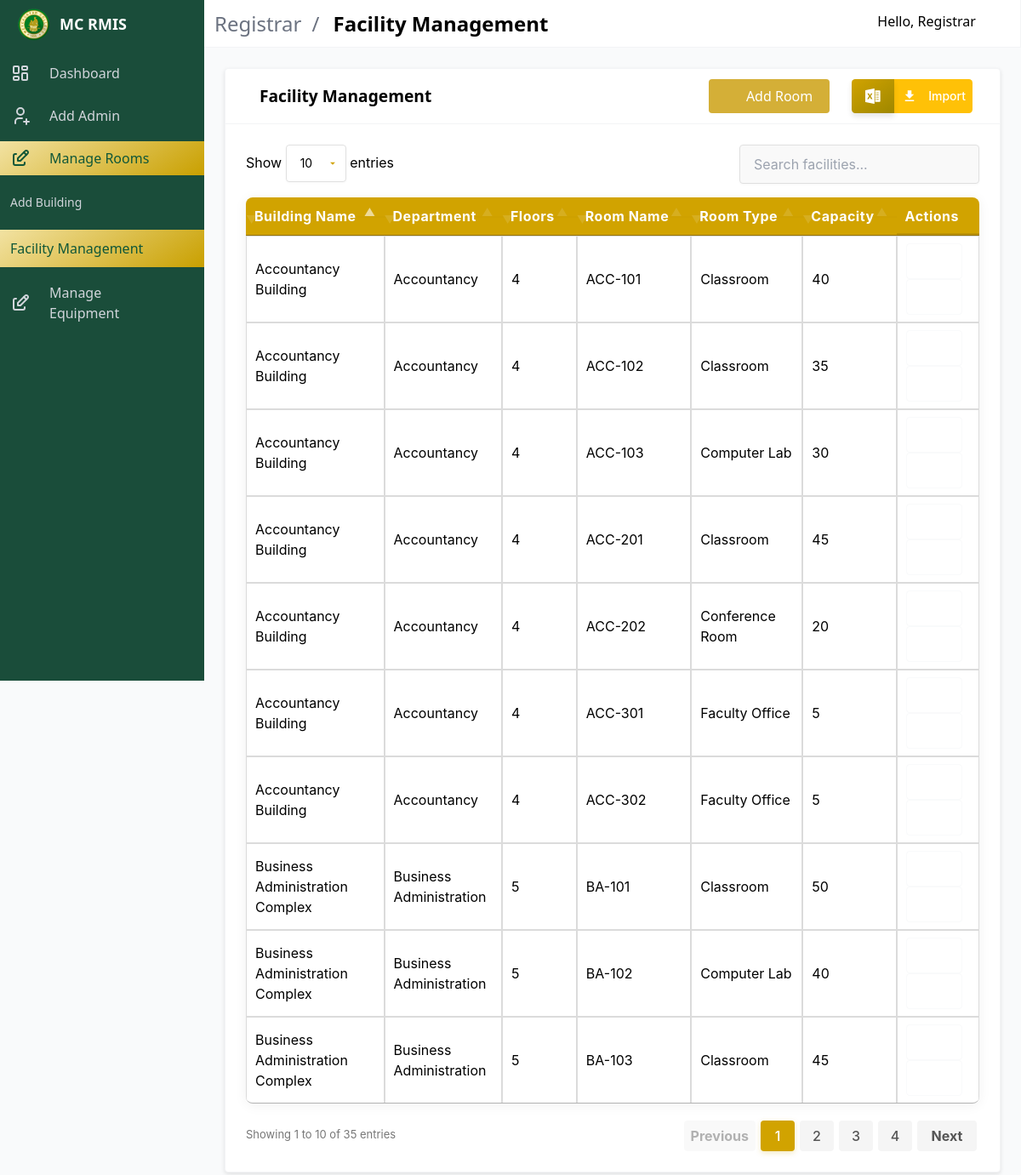
The app's page /registrar/reg_summary.php (signed in) with its own data.
### tables this page shows
CREATE TABLE rooms (
    id INT AUTO_INCREMENT PRIMARY KEY,
    room_name VARCHAR(255) NOT NULL,
    room_type VARCHAR(255) NOT NULL,
    capacity INT NOT NULL,
    RoomStatus ENUM('available', 'occupied', 'maintenance') DEFAULT 'available',
    created_at TIMESTAMP DEFAULT CURRENT_TIMESTAMP,
    building_id INT,
    FOREIGN KEY (building_id) REFERENCES buildings(id)
);

CREATE TABLE buildings (
    id INT AUTO_INCREMENT PRIMARY KEY,
    building_name VARCHAR(255) NOT NULL,
    department VARCHAR(255) NOT NULL,
    number_of_floors INT NOT NULL,
    created_at TIMESTAMP DEFAULT CURRENT_TIMESTAMP
);

### registrar/includes/summary.php (called while the page is built, shortened)
<?php
try {
    $conn = db();
    $conn->set_charset("utf8mb4");
    $sql = "SELECT buildings.id AS building_id, buildings.building_name, buildings.department, buildings.number_of_floors,
                   rooms.id AS room_id, rooms.room_name, rooms.room_type, rooms.capacity
            FROM buildings
            INNER JOIN rooms ON buildings.id = rooms.building_id
            ORDER BY buildings.building_name ASC, rooms.room_name ASC";
    $stmt = $conn->prepare($sql);
    $stmt->execute();
    $result = $stmt->get_result();
} catch (Exception $e) {
    error_log($e->getMessage());
    echo "<div class='notification is-danger'>An error occurred. Please try again later.</div>";
}

### registrar/reg_summary.php (the view, shortened to what this page needs)
<?php
include "includes/summary.php";
?>
<!DOCTYPE html>
<html lang="en">
<head>
    <link rel="stylesheet" href="https://cdn.jsdelivr.net/npm/@tabler/icons-webfont@latest/dist/tabler-icons.min.css" />
    <link rel="stylesheet" href="https://cdn.materialdesignicons.com/4.9.95/css/materialdesignicons.min.css">
    <link rel="stylesheet" href="../public/css/admin_styles/main.css">
    <link rel="stylesheet" href="../public/css/admin_styles/main_2.css">
    <link rel="stylesheet" href="../public/css/admin_styles/style-all.css">
    <link rel="stylesheet" href="../public/css/admin_styles/form_1.css">
    <link rel="stylesheet" href="https://cdn.datatables.net/1.11.5/css/jquery.dataTables.min.css">
    <link rel="stylesheet" href="../public/css/admin_styles/datatables.css">
</head>
<body>
    <div id="app">
        <?php
        include 'layout/topnav.php';
        include 'layout/sidebar.php';
        ?>
        <section class="section main-section">
            <div class="card">
                <header class="card-header">
                    <p class="card-header-title">
                        <span class="icon"><i class="mdi mdi-office-building"></i></span>
                        Facility Management
                    </p>
                    <div class="card-header-icon" style="display: flex; gap: 10px;">
                        <button class="button is-primary" id="addRoomBtn">
                            <span class="icon"><i class="mdi mdi-plus"></i></span>
                            <span>Add Room</span>
                        </button>
                        <form id="importForm" action="includes/import_rooms.php" class="form-data" method="post" enctype="multipart/form-data" style="display: flex;">
                            <button type="button" class="excel" style="border-radius: 0.3em 0 0 0.3em; display: flex; justify-content: center; width: 50px; padding: 0.5rem;">
                            </button>
                            <button id="importButton" class="container-btn-file" type="submit" name="importSubmit" style="border-radius: 0 0.3em 0.3em 0;">
                                <svg
                                    fill="#fff"
                                    xmlns="http://www.w3.org/2000/svg"
                                    width="20"
                                    height="20"
                                    viewBox="0 0 24 24">
                                    <path
                                        d="M19 9h-4V3H9v6H5l7 7 7-7zM5 18v2h14v-2H5z"></path>
                                </svg>
                                Import
                            </button>
                        </form>
                    </div>
                </header>
                <div class="card-content">
                    <table id="facilityTable" class="adminTable table is-fullwidth is-striped is-hoverable">
                        <thead>
                            <tr>
                                <th>Building Name</th>
                                <th>Department</th>
                                <th>Floors</th>
                                <th>Room Name</th>
                                <th>Room Type</th>
                                <th>Capacity</th>
                                <th>Actions</th>
                            </tr>
                        </thead>
                        <tbody>
                            <?php
                            while ($row = $result->fetch_assoc()):
                                $building_name = htmlspecialchars($row['building_name'] ?? '', ENT_QUOTES, 'UTF-8');
                                $department = htmlspecialchars($row['department'] ?? '', ENT_QUOTES, 'UTF-8');
                                $floors = htmlspecialchars($row['number_of_floors'] ?? '', ENT_QUOTES, 'UTF-8');
                                $room_id = htmlspecialchars($row['room_id'] ?? '', ENT_QUOTES, 'UTF-8');
                                $room_name = htmlspecialchars($row['room_name'] ?? '', ENT_QUOTES, 'UTF-8');
                                $room_type = htmlspecialchars($row['room_type'] ?? '', ENT_QUOTES, 'UTF-8');
                                $capacity = htmlspecialchars($row['capacity'] ?? '', ENT_QUOTES, 'UTF-8');
                            ?>
                                <tr>
                                    <td data-label="Building Name"><?= $building_name ?></td>
                                    <td data-label="Department"><?= $department ?></td>
                                    <td data-label="Floors"><?= $floors ?></td>
                                    <td data-label="Room Name"><?= $room_name ?: 'N/A' ?></td>
                                    <td data-label="Room Type"><?= $room_type ?: 'N/A' ?></td>
                                    <td data-label="Capacity"><?= $capacity ?: 'N/A' ?></td>
                                    <td data-label="Actions" class="action-buttons">
                                        <?php if ($room_id): ?>
                                            <button class="button is-info is-small" onclick='openEditModal(<?= json_encode($row) ?>)'>
                                                <span class="icon"><i class="mdi mdi-pencil"></i></span>
                                            </button>
                                            <button class="button is-danger is-small" onclick="if(confirm('Are you sure you want to delete this room?')) window.location.href='?delete_room=<?= urlencode($room_id) ?>'">
                                                <span class="icon"><i class="mdi mdi-trash-can"></i></span>
                                            </button>
                                        <?php endif; ?>
                                    </td>
                                </tr>
                            <?php endwhile; ?>
                        </tbody>
                    </table>
                </div>
            </div>
        </section>
    </div>
</body>
</html>

### public/css/admin_styles/main.css (style rules this page uses)
*,::after,::before { box-sizing:border-box;border-width:0;border-style:solid;border-color:#e5e7eb }
::after,::before { --tw-content:'' }
html { line-height:1.5;-moz-tab-size:4;-o-tab-size:4;tab-size:4;font-family:ui-sans-serif,system-ui,-apple-system,BlinkMacSystemFont,"Segoe UI",Roboto,"Helvetica Neue",Arial,"Noto Sans",sans-serif,"Apple Color Emoji","Segoe UI Emoji","Segoe UI Symbol","Noto Color Emoji" }
body { margin:0;line-height:inherit }
table { text-indent:0;border-color:inherit;border-collapse:collapse }
button,input,optgroup,select,textarea { font-family:inherit;font-size:100%;line-height:inherit;color:inherit;margin:0;padding:0 }
button,select { text-transform:none }
[type=button],[type=reset],[type=submit],button { background-color:transparent;background-image:none }
blockquote,dd,dl,figure,h1,h2,h3,h4,h5,h6,hr,p,pre { margin:0 }
[role=button],button { cursor:pointer }
audio,canvas,embed,iframe,img,object,svg,video { display:block; }
*,::after,::before { --tw-translate-x:0;--tw-translate-y:0;--tw-rotate:0;--tw-skew-x:0;--tw-skew-y:0;--tw-scale-x:1;--tw-scale-y:1;--tw-scroll-snap-strictness:proximity;--tw-ring-offset-width:0px;--tw-ring-offset-color:#fff;--tw-ring-color:rgb(59 130 246 / 0.5);--tw-ring-offset-shadow:0 0 #0000;--tw-ring-shadow:0 0 #0000;--tw-shadow:0 0 #0000;--tw-shadow-colored:0 0 #0000 }
.table { display:table }
body { --tw-bg-opacity:1;padding-top:3.5rem;font-size:1rem;line-height:1.5rem }
@media (min-width:1024px) { body { padding-left:15rem } }
#app { width:100vw;transition-property:all;transition-timing-function:cubic-bezier(.4,0,.2,1);transition-duration:150ms }
@media (min-width:1024px) { #app { width:auto } }
.main-section { padding:1.5rem }
.button { display:inline-flex;cursor:pointer;justify-content:center;white-space:nowrap;border-radius:.25rem;border-width:1px;--tw-border-opacity:1;border-color:rgb(249 250 251 / var(--tw-border-opacity));--tw-bg-opacity:1;background-color:rgb(255 255 255 / var(--tw-bg-opacity));padding-left:1rem;padding-right:1rem;padding-top:.5rem;padding-bottom:.5rem;text-align:center;--tw-text-opacity:1;color:rgb(0 0 0 / var(--tw-text-opacity)) }
.card { border-radius:.25rem;border-width:1px;--tw-border-opacity:1;border-color:rgb(243 244 246 / var(--tw-border-opacity));--tw-bg-opacity:1;background-color:rgb(255 255 255 / var(--tw-bg-opacity)) }
.card-content { padding:1.5rem }
.card-header { display:flex;align-items:stretch;border-bottom-width:1px;--tw-border-opacity:1;border-color:rgb(243 244 246 / var(--tw-border-opacity)) }
.card-header-icon,.card-header-title { display:flex;align-items:center;padding-top:.75rem;padding-bottom:.75rem;padding-left:1rem;padding-right:1rem }
.card-header-title { flex-grow:1;font-weight:700 }
.card-header-icon { justify-content:center }
.icon { display:inline-flex;height:1.5rem;width:1.5rem;align-items:center;justify-content:center }
table { width:100% }
thead { display:none }
@media (min-width:1024px) { thead { display:table-header-group } }
tr { position:relative;display:block;max-width:100%;border-bottom-width:4px;--tw-border-opacity:1;border-color:rgb(243 244 246 / var(--tw-border-opacity)) }
@media (min-width:1024px) { tr { display:table-row;border-bottom-width:0 } }
tr:last-child { border-bottom-width:0 }
@media (min-width:1024px) { th { padding-top:.5rem;padding-bottom:.5rem;padding-left:.75rem;padding-right:.75rem;text-align:left } }
td { display:flex;justify-content:space-between;border-bottom-width:1px;--tw-border-opacity:1;border-color:rgb(243 244 246 / var(--tw-border-opacity));padding-top:.75rem;padding-bottom:.75rem;padding-left:1rem;padding-right:1rem;text-align:right;vertical-align:top }
@media (min-width:1024px) { td { display:table-cell;border-bottom-width:0;padding-top:.5rem;padding-bottom:.5rem;padding-left:.75rem;padding-right:.75rem;text-align:left;vertical-align:middle } }
@media (min-width:1024px) { td:before { content:attr(data-label);padding-right:.75rem;text-align:left;font-weight:600 } }

### registrar/reg_summary.php (style rules this page uses)
.card-content { padding: 1.5rem; }
.action-buttons button { margin-right: 5px; }
.button { padding: 8px 20px; border-radius: 4px; cursor: pointer; font-weight: 500; }
.button.is-primary, .button.is-save { background-color: #D4AF37; border: none; color: white; }
.excel { position: relative; cursor: pointer; background-color: #ffc107; border: none; color: white; }
.container-btn-file { display: flex; align-items: center; gap: 5px; background-color: #ffc107; border: none; color: white; padding: 0.5rem; }

### records on screen
rooms: building.building_name "Accountancy Building", building.department "Accountancy", building.number_of_floors "4", room_name "ACC-101", room_type "Classroom", capacity "40"
rooms: building.building_name "Accountancy Building", building.department "Accountancy", building.number_of_floors "4", room_name "ACC-102", room_type "Classroom", capacity "35"
rooms: building.building_name "Accountancy Building", building.department "Accountancy", building.number_of_floors "4", room_name "ACC-103", room_type "Computer Lab", capacity "30"
rooms: building.building_name "Accountancy Building", building.department "Accountancy", building.number_of_floors "4", room_name "ACC-201", room_type "Classroom", capacity "45"
rooms: building.building_name "Accountancy Building", building.department "Accountancy", building.number_of_floors "4", room_name "ACC-202", room_type "Conference Room", capacity "20"
rooms: building.building_name "Accountancy Building", building.department "Accountancy", building.number_of_floors "4", room_name "ACC-301", room_type "Faculty Office", capacity "5"
rooms: building.building_name "Accountancy Building", building.department "Accountancy", building.number_of_floors "4", room_name "ACC-302", room_type "Faculty Office", capacity "5"
rooms: building.building_name "Business Administration Complex", building.department "Business Administration", building.number_of_floors "5", room_name "BA-101", room_type "Classroom", capacity "50"
rooms: building.building_name "Business Administration Complex", building.department "Business Administration", building.number_of_floors "5", room_name "BA-102", room_type "Computer Lab", capacity "40"
rooms: building.building_name "Business Administration Complex", building.department "Business Administration", building.number_of_floors "5", room_name "BA-103", room_type "Classroom", capacity "45"

### other values on screen
$moduleName "Registrar"
$currentPageTitle "Facility Management"
$userData['name'] "Registrar"
$menuItem['title'] "Dashboard"
$menuItem['title'] "Add Admin"
$menuItem['title'] "Manage Rooms"
$child['title'] "Add Building"
$child['title'] "Facility Management"
$menuItem['title'] "Manage Equipment"
